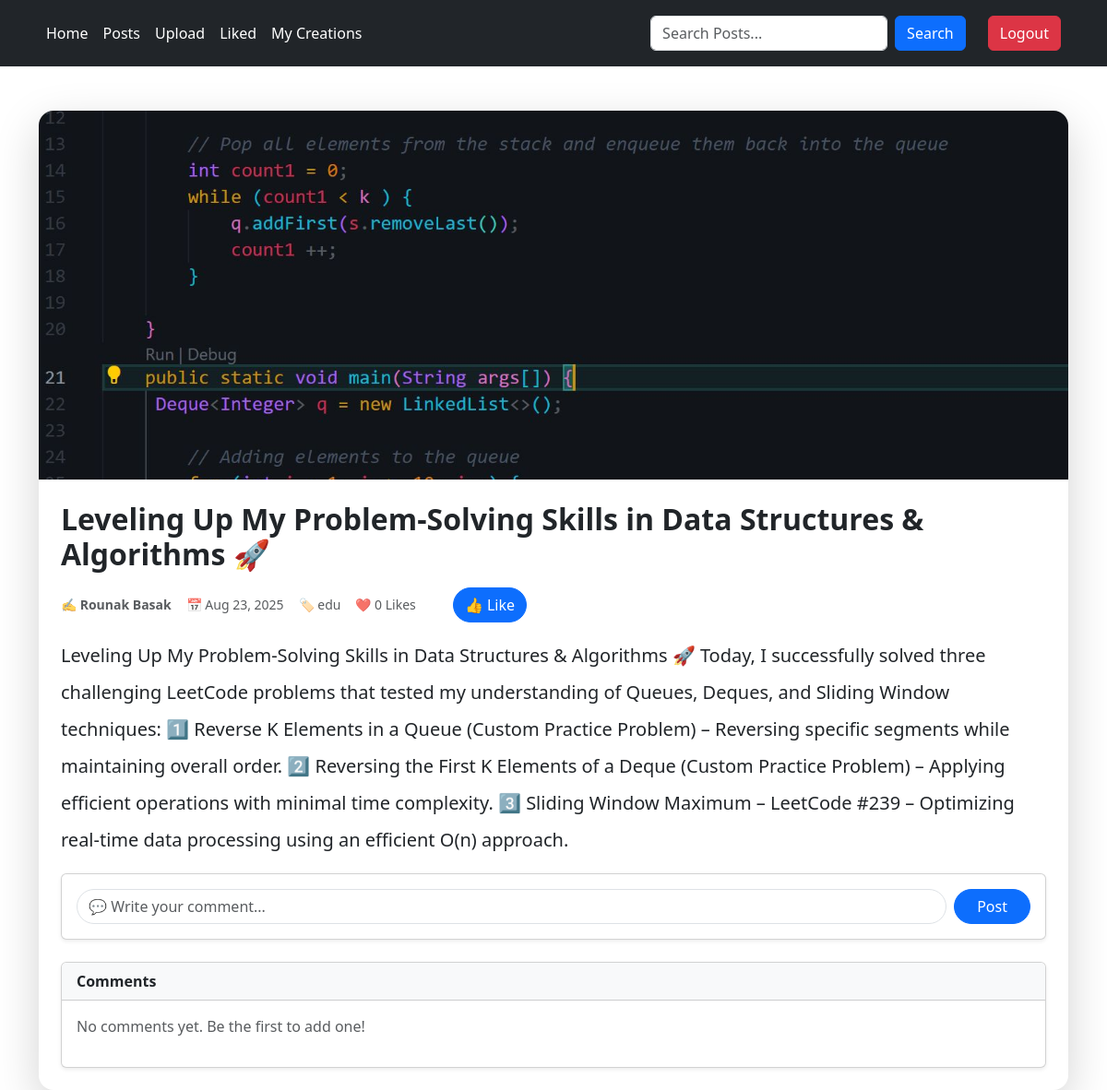
/posts/1/ (signed in), run on the app's committed database.
### post/models.py (models this page shows, shortened)
class Post(models.Model):
    visibility_choices = [
        ('public', 'Public'),
        ('private', 'Private'),
    ]
    category_choices = [
        ('tech', 'Technology'),
        ('life', 'Lifestyle'),
        ('edu', 'Education'),
        ('other', 'Other'),
    ]
    title = models.CharField(max_length=200)
    user = models.ForeignKey(User, related_name='posts', on_delete=models.CASCADE, default=1)
    content = models.TextField()
    author = models.CharField(max_length=100)
    created_at = models.DateTimeField(auto_now_add=True)
    visibility = models.CharField(max_length=10, choices=visibility_choices, default='public')
    category = models.CharField(max_length=10, choices=category_choices, default='other')
    likes = models.PositiveIntegerField(default=0)
    image = models.ImageField(upload_to='post_images/', null=True, blank=True)

### post/views.py (the view, shortened to what this page needs)
# urls.py: path('<int:id>/', views.Post_details, name='post_detail'),
@login_required(login_url='login')
def Post_details(request, id):
    post = Post.objects.get(id=id)
    comments = Comment.objects.filter(post=id)
    data = {'post': post, 'comments' :comments}
    if request.method == 'POST' and request.POST.get('comment') is not None:
        content = request.POST.get('comment')
        newComment = Comment.objects.create(post=post, user=request.user, content=content)
        newComment.save()
        messages.success(request, 'Comment Added successfully!')
    return render(request, 'post_detail.html', data)

### post/templates/post_detail.html (shortened to what this page needs)
{% extends "layout.html" %}
{% block content %}
<div class="container mt-5">
    <div class="card shadow-lg border-0 rounded-4">
        <img src="{{ post.image.url }}"
             class="card-img-top rounded-top-4"
             alt="{{ post.title }}"
             style="height: 400px; object-fit: cover;">
        <div class="card-body p-4">
            <h2 class="card-title fw-bold mb-3">{{ post.title }}</h2>
            <div class="d-flex flex-wrap text-muted small mb-3 gap-3 align-items-center">
                <span>✍️ <strong>{{ post.author }}</strong></span>
                <span>📅 {{ post.created_at|date:"M d, Y" }}</span>
                <span>🏷️ {{ post.category }}</span>
                <span>❤️ {{ post.likes }} Likes</span>
                <form method="POST" class="d-flex align-items-center gap-2">
                    <button class="btn btn-primary rounded-pill ms-4" type="submit">👍 Like</button>
                </form>
            </div>
            <p class="card-text fs-5 lh-lg">
                {{ post.content }}
            </p>
           <div class="card shadow-sm mb-4">
    <div class="card-body">
        <form method="POST" class="d-flex align-items-center gap-2">
            <input type="text"
                   class="form-control rounded-pill"
                   placeholder="💬 Write your comment..."
                   name="comment" required>
            <button class="btn btn-primary rounded-pill px-4">Post</button>
        </form>
    </div>
</div>
<div class="card shadow-sm">
    <div class="card-header bg-light fw-bold">
        Comments
    </div>
    <div class="card-body">
        {% for comment in comments %}
            <div class="d-flex align-items-start mb-3">
                <div class="bg-primary text-white rounded-circle d-flex justify-content-center align-items-center"
                     style="width: 40px; height: 40px;">
                    {{ comment.user.username|first|upper }}
                </div>
                <div class="ms-3">
                    <h6 class="mb-1">{{ comment.user.username }}</h6>
                    <p class="mb-0 text-muted">{{ comment.content }}</p>
                </div>
            </div>
        {% empty %}
            <p class="text-muted">No comments yet. Be the first to add one!</p>
        {% endfor %}
    </div>
</div>
        </div>
    </div>
</div>
{% endblock content %}

### post/templates/post_detail.html (style rules this page uses)
.card { transition: transform 0.3s ease, box-shadow 0.3s ease; }

### data on the page
Post: image (picture), title "Leveling Up My Problem-Solving Skills in Data Structures & Algorithms 🚀", author "Rounak Basak", created_at "Aug 23, 2025", category "edu", likes "0", content "Leveling Up My Problem-Solving Skills in Data Structures & Algorithms 🚀 Today, I successfully solved three challenging LeetCode problems that tested my understanding of Queues, Deques, and Sliding Window techniques: 1️⃣ Reverse K Elements in a Queue (Custom Practice Problem) – Reversing specific segments while maintaining overall order. 2️⃣ Reversing the First K Elements of a Deque (Custom Practice Problem) – Applying efficient operations with minimal time complexity. 3️⃣ Sliding Window Maximum – LeetCode #239 – Optimizing real-time data processing using an efficient O(n) approach."
